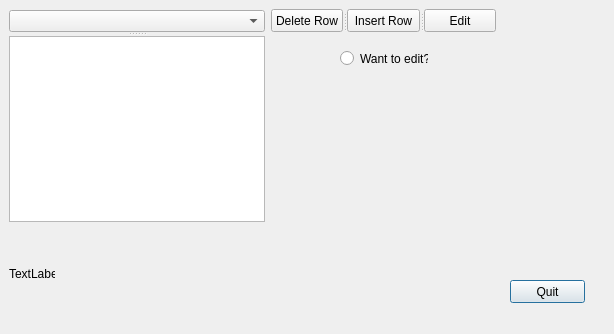
<?xml version="1.0" encoding="UTF-8"?>
<ui version="4.0">
 <class>Dialog</class>
 <widget class="QDialog" name="Dialog">
  <property name="geometry">
   <rect>
    <x>0</x>
    <y>0</y>
    <width>614</width>
    <height>334</height>
   </rect>
  </property>
  <property name="windowTitle">
   <string>Dialog</string>
  </property>
  <widget class="QPushButton" name="pushButton_4">
   <property name="geometry">
    <rect>
     <x>510</x>
     <y>280</y>
     <width>75</width>
     <height>23</height>
    </rect>
   </property>
   <property name="text">
    <string>Quit</string>
   </property>
  </widget>
  <widget class="QLabel" name="label">
   <property name="geometry">
    <rect>
     <x>9</x>
     <y>266</y>
     <width>46</width>
     <height>16</height>
    </rect>
   </property>
   <property name="text">
    <string>TextLabel</string>
   </property>
  </widget>
  <widget class="QRadioButton" name="radioButton">
   <property name="geometry">
    <rect>
     <x>340</x>
     <y>50</y>
     <width>88</width>
     <height>17</height>
    </rect>
   </property>
   <property name="text">
    <string>Want to edit?</string>
   </property>
  </widget>
  <widget class="QSplitter" name="splitter">
   <property name="geometry">
    <rect>
     <x>9</x>
     <y>10</y>
     <width>256</width>
     <height>212</height>
    </rect>
   </property>
   <property name="orientation">
    <enum>Qt::Vertical</enum>
   </property>
   <widget class="QComboBox" name="comboBox"/>
   <widget class="QTableWidget" name="tableWidget"/>
  </widget>
  <widget class="QSplitter" name="splitter_2">
   <property name="geometry">
    <rect>
     <x>271</x>
     <y>9</y>
     <width>225</width>
     <height>23</height>
    </rect>
   </property>
   <property name="orientation">
    <enum>Qt::Horizontal</enum>
   </property>
   <widget class="QPushButton" name="pushButton_2">
    <property name="text">
     <string>Delete Row</string>
    </property>
   </widget>
   <widget class="QPushButton" name="pushButton">
    <property name="text">
     <string>Insert Row</string>
    </property>
   </widget>
   <widget class="QPushButton" name="pushButton_3">
    <property name="text">
     <string>Edit</string>
    </property>
   </widget>
  </widget>
 </widget>
 <resources/>
 <connections>
  <connection>
   <sender>pushButton</sender>
   <signal>clicked()</signal>
   <receiver>Dialog</receiver>
   <slot>insert_row()</slot>
   <hints>
    <hint type="sourcelabel">
     <x>310</x>
     <y>24</y>
    </hint>
    <hint type="destinationlabel">
     <x>51</x>
     <y>62</y>
    </hint>
   </hints>
  </connection>
  <connection>
   <sender>pushButton_2</sender>
   <signal>clicked()</signal>
   <receiver>Dialog</receiver>
   <slot>delete_row()</slot>
   <hints>
    <hint type="sourcelabel">
     <x>392</x>
     <y>22</y>
    </hint>
    <hint type="destinationlabel">
     <x>252</x>
     <y>46</y>
    </hint>
   </hints>
  </connection>
  <connection>
   <sender>radioButton</sender>
   <signal>pressed()</signal>
   <receiver>Dialog</receiver>
   <slot>enter_edit_mode()</slot>
   <hints>
    <hint type="sourcelabel">
     <x>310</x>
     <y>132</y>
    </hint>
    <hint type="destinationlabel">
     <x>541</x>
     <y>109</y>
    </hint>
   </hints>
  </connection>
 </connections>
 <slots>
  <slot>close_aplication()</slot>
  <slot>close_aplication1()</slot>
  <slot>insert_row()</slot>
  <slot>delete_row()</slot>
  <slot>edit_row()</slot>
  <slot>enter_edit_mode()</slot>
  <slot>leave_edit_mode()</slot>
 </slots>
</ui>
